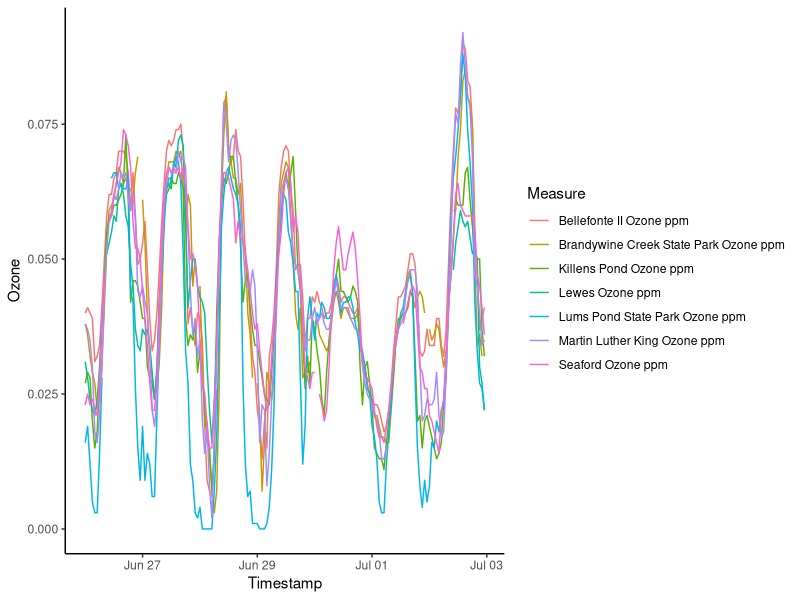
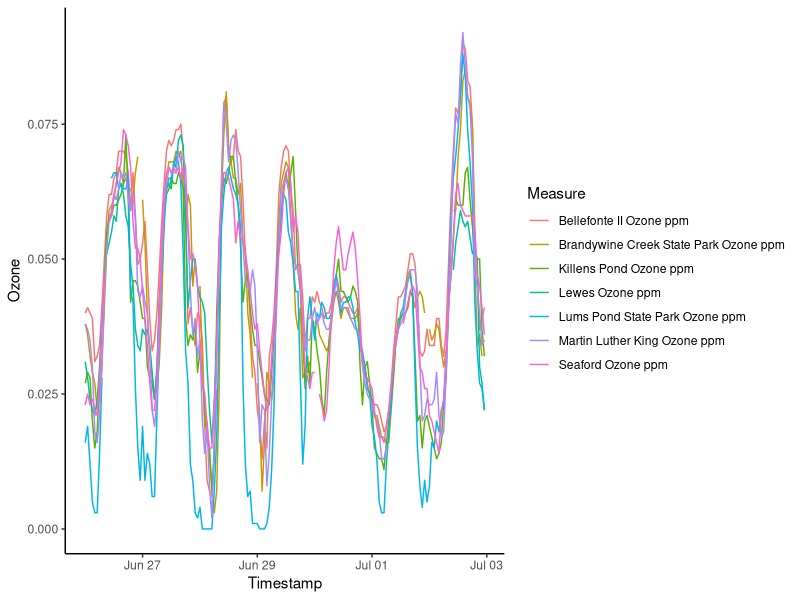

The R script that drew these images, in order:
## ---- chunk 1
library(tidyverse)
library(lubridate)
## ---- chunk 2
Monitoring_data <- read_csv("Copy of Hourly Monitoring Data for R_Simplified.csv", na = c("NoData", "<Samp", "Down"), skip = 2)

# ?read_csv #use this code to ask R what this function is! 
## ---- chunk 3
##Hide results of this chunk for PPT presentation, but NOT for pdf/html
str(Monitoring_data)

# Remember the Pipe operator? The above command is the same as below:
Monitoring_data %>% 
  str()

#Another great way to view your data is View(). This is how you are probably used to looking at data if you mostly use Excel. It will open the full dataset in a separate tab in the RStudio IDE. 
View(Monitoring_data)

##We want students to see this output below, and to understand what R is trying to tell them. 
## ---- chunk 4
Monitoring_Ozone <- Monitoring_data %>% 
  select(c(1:7, 11, 13))  # Explain this

str(Monitoring_Ozone)
View(Monitoring_Ozone)
## ---- chunk 5
#combine colunms to create timestamp, using Lubridate
library(lubridate)
str(Monitoring_Ozone)
#first, we convert the character data type into a date data type
Monitoring_Ozone$Date <- mdy(Monitoring_Ozone$Date) 

#The function above turns the character data into date data, using the calendar format that you give it. In this case, our input data was month-day-year, so we use "mdy"

str(Monitoring_Ozone) #see? It worked!
## ---- chunk 6
Monitoring_Ozone <- Monitoring_Ozone %>% 
  mutate(Timestamp = as_datetime(paste(Monitoring_Ozone$Date, Monitoring_Ozone$Time))) #talk again about how to select columns

#examine the structure of the dataset. What class is "Timestamp"?
str(Monitoring_Ozone)
View(Monitoring_Ozone)
## ---- chunk 7
head(Monitoring_Ozone, 5)
## ---- chunk 8
# example of gather
# Monitoring_long <-  gather(Monitoring_Ozone,"Measure", "Ozone", 3:9)
# View(Monitoring_long)
## ---- chunk 9
Monitoring_long <-pivot_longer(Monitoring_Ozone, c(-Date, -Time, -Timestamp),names_to = "Measure", values_to = "Ozone")

## ---- chunk 10
Monitoring_long <-  Monitoring_long %>% 
  select(-Date, -Time)
View(Monitoring_long)
## ---- chunk 11
ggplot(Monitoring_long, aes(x = Timestamp, y = Ozone, color = Measure)) +
  geom_line() +
  theme_classic()
## ---- chunk 12
Monitoring_long2 <- Monitoring_Ozone %>% 
  mutate("Timestamp" = as_datetime(paste(Monitoring_Ozone$Date, Monitoring_Ozone$Time)))

## ---- chunk 13
Monitoring_long2 <-  Monitoring_long2 %>% 
  select(-Date, -Time)

## ---- chunk 14
Monitoring_long %>% 
  filter(Ozone > 0.070)

#or, if you only want to see observations at a station that are greater than 70ppb...

Monitoring_long %>% 
  filter(Measure == "Seaford Ozone ppm" & Ozone > 0.070)

#or, if you only wanted to see observations on 06-27 thru 06-28

Monitoring_long %>% 
  filter(Timestamp >= as_datetime("2019-06-27 00:00:00") & Timestamp < as_datetime("2019-06-29 00:00:00"))

## ---- chunk 15
Monitoring_long %>% 
  arrange(desc(Ozone))
  
#How about seeing, specifically, the top 5 values?
Monitoring_long %>% 
  arrange(desc(Ozone)) %>% 
  head(5)

#or

head(arrange(Monitoring_long, desc(Ozone)), 5)
#note above: now that we're writing longer expressions, the pipe operator really starts to shine!
## ---- chunk 16
Monitoring_long %>% 
  summarize(Average = mean(Ozone, na.rm = T))

#R is a statistical program, and makes you do some thinking. Try the above without the na.rm... what do you get? Why? Be sure to read "?mean()"
## ---- chunk 17
Monitoring_long %>% 
  group_by(Measure) %>% 
  summarise(Average = mean(Ozone, na.rm = T))

#add arrange to see top averages

Monitoring_long %>% 
  group_by(Measure) %>% 
  summarise(Average = mean(Ozone, na.rm = T)) %>% 
  arrange(desc(Average))
## ---- chunk 18
Monitoring_long %>%
  mutate(date_col = date(Timestamp)) %>%
  group_by(date_col) %>%
  summarize(DailyAvg = round(mean(Ozone, na.rm = T), 3))

#we had to re-create the day column in this example, using the "date()" function
#this is an example where you can mutate to create a column, but that new column doesn't get saved anywhere
## ---- chunk 19
Monitoring_long %>%
  mutate(date_col = date(Timestamp)) %>%
  group_by(date_col, Measure) %>%
  summarize(DailyAvg = round(mean(Ozone, na.rm = T), 4))

#we had to re-create the day column in this example, using the "date()" function

## ---- chunk 20
library(tidyverse)
library(ggplot2)
library(lubridate)

Monitoring_data <- read_csv("Copy of Hourly Monitoring Data for R_Simplified.csv", na = c("NoData", "<Samp", "Down"), skip = 2)
Monitoring_Ozone <- Monitoring_data %>% 
  select(c(1:7, 11, 13)) 
Monitoring_Ozone$Date <- mdy(Monitoring_Ozone$Date)
Monitoring_Ozone <-  Monitoring_Ozone %>% 
  mutate(Timestamp = as_datetime(paste(Monitoring_Ozone$Date, Monitoring_Ozone$Time))) %>% 
  select(-Date, -Time)
Monitoring_long <-  gather(Monitoring_Ozone,"Measure", "Ozone", 1:7)
ggplot(Monitoring_long, aes(x = Timestamp, y = Ozone, color = Measure)) +
  geom_line() +
  theme_classic()
